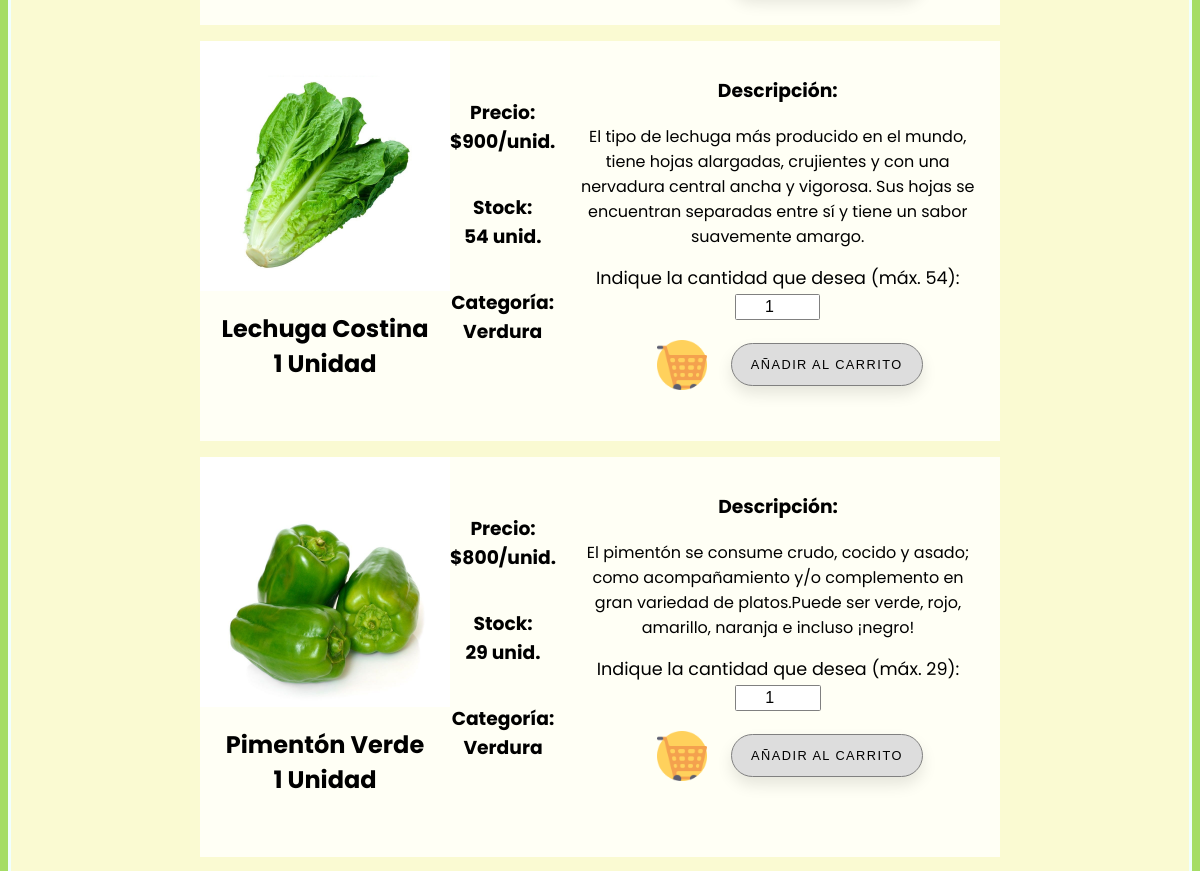
/pedidos/verduras/ (middle part), run on an earlier commit of the app's database.
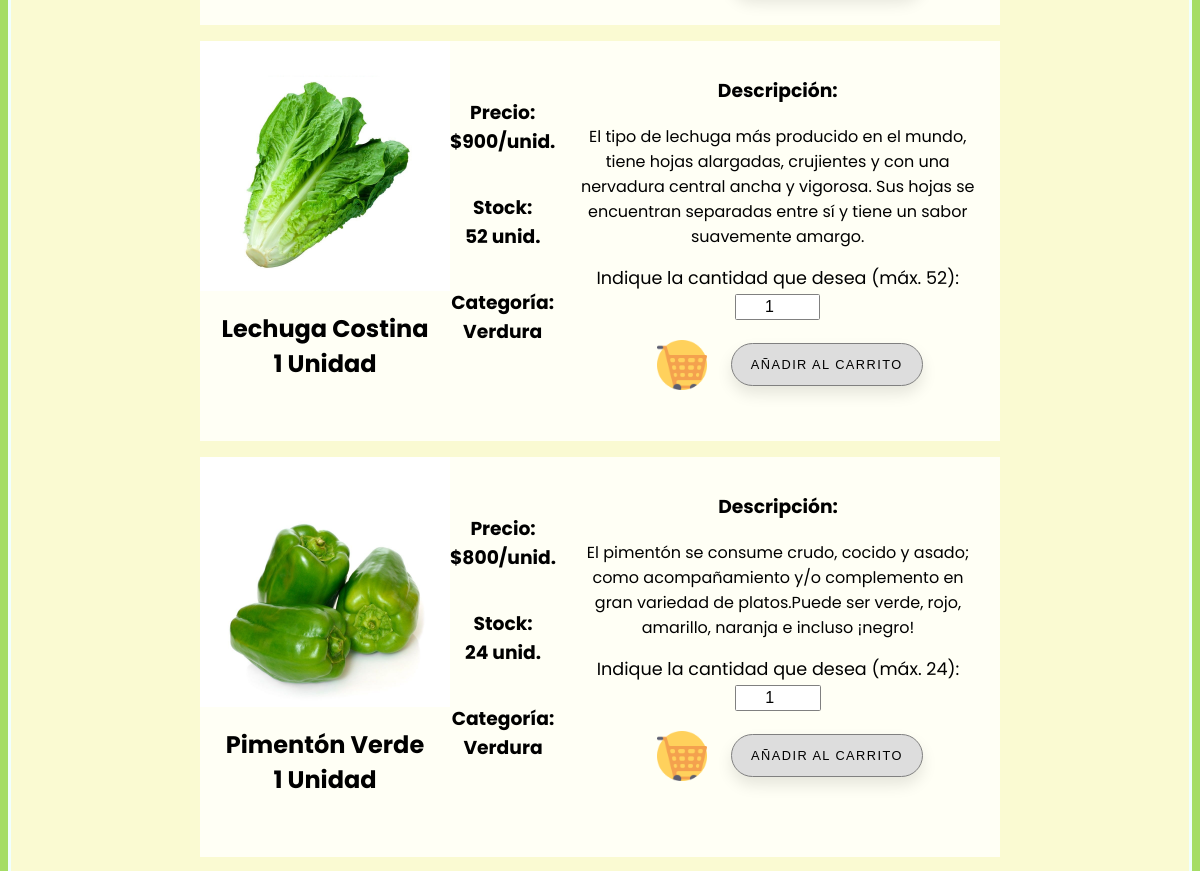
And on a later commit of the database.
### Productos/models.py (models this page shows, shortened)
class Producto(models.Model):
    nombre_producto = models.CharField(max_length=30)
    tipo_producto = models.CharField(max_length=20)
    precio_producto = models.IntegerField(default=0)
    modo_venta = models.CharField(max_length=30)
    stock_producto = models.IntegerField(default=0)
    descripcion_producto = models.TextField(max_length=350)
    imagen_producto = models.ImageField(null=True, blank=True)

### Pedidos/views.py (the view)
# urls.py: path('verduras/', views.verduras, name='fruver-verduras'), #Sección de verduras a la venta
def verduras(request):
    verduras = Producto.objects.filter(tipo_producto='Verdura')
    context = {'verduras': verduras}
    return render(request, 'Pedidos/verduras.html', context)

### Pedidos/context_processor.py (called while the page is built)
def total_pedido(request):
    total = 0
    if request.user.is_authenticated:
        if "carrito" in request.session.keys():
            for key, value in request.session["carrito"].items():
                total += int(value["subtotal"])
    return {"total_pedido": total}

### Pedidos/templates/Pedidos/verduras.html (shortened to what this page needs)
{% extends "Home/base.html" %}
{% load static %}
{% block stylesheet %}
<link rel="stylesheet" href="{% static 'Pedidos/styles/verduras.css' %}">
{% endblock stylesheet %}
{% block content %}
    <section class="productoss" >
        {% for verdura in verduras %}
            <div class="producto">
                <div class="box1">
                    <img src="{{verdura.imagen_producto.url}}" alt={{verdura.nombre_producto}} width="250" height="250">
                    <h2>{{verdura.nombre_producto}}<br>1 {{verdura.modo_venta}}</h2>
                </div>
                <div class="box2">
                    <h3>Precio:<br>${{verdura.precio_producto}}{% if verdura.modo_venta == 'Kg'%}/Kg{% elif verdura.modo_venta == 'Unidad'%}/unid.{% endif %}</h3>
                    {% if verdura.stock_producto == 0 %}
                        <h3 style="color: firebrick">Sin Stock</h3>
                    {% elif verdura.stock_producto > 0 %}
                        <h3>Stock:<br>{{verdura.stock_producto}} {% if verdura.modo_venta == 'Kg'%}Kg{% elif verdura.modo_venta == 'Unidad'%}unid.{% endif %}</h3>
                    {% endif %}
                    <h3>Categoría:<br>{{verdura.tipo_producto}}</h3>
                </div>
                <div class="box3">
                    <h3>Descripción:</h3>
                    <p>{{verdura.descripcion_producto}}</p>
                    <form action="{% url 'fruver-agregarproducto' verdura.id %}" method="POST">
                        <label class="cantidad" for="cantidad">Indique la cantidad que desea (máx. {{verdura.stock_producto}}):</label><br>
                        <input type="number" name="cantidad" id="cantidad" value="1" min="1" max={{verdura.stock_producto}} width="1"><br>
                        <div class="shoppingcart">
                            <img src="{% static 'Home/images/navbar/cart.png' %}" alt="Carrito de compras" width="50" height="50" style="margin:1rem 1.5rem;">
                            <button type="submit" class="addcart">Añadir al carrito</button>
                        </div>
                    </form>
                </div>
            </div>
        {% endfor %}
    </section>
{% endblock content %}

What changed in the data, as far as the page shows it:
changed Producto "Lechuga Costina": stock_producto "54" → "52"
changed Producto "Pimentón Verde": stock_producto "29" → "24"
